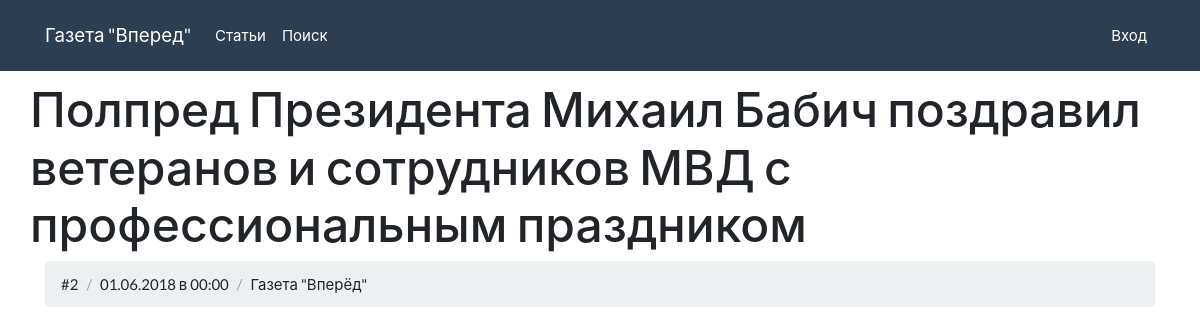
/post.php?id=2, run on the app's committed database.
### tables this page shows
CREATE TABLE "posts" (
	`ID`	INTEGER PRIMARY KEY AUTOINCREMENT,
	`Name`	TEXT NOT NULL,
	`Author`	INTEGER,
	`Date`	INTEGER DEFAULT 0,
	`Content`	TEXT,
	FOREIGN KEY(`Author`) REFERENCES `authors`(`ID`)
);

CREATE TABLE "authors" (
	`ID`	INTEGER PRIMARY KEY AUTOINCREMENT,
	`Name`	TEXT NOT NULL,
	`login`	TEXT NOT NULL,
	`password`	TEXT NOT NULL
);

### includes/sqlite.php (called while the page is built, shortened)
<?php
class DB
{
    private $db;
    public function __construct($dbfile = ':memory:')
    {
        $this->db = new SQLite3($dbfile);
        $this->db->createFunction('lower', 'lower');
    }
    public function query(string $query)
    {
        $result = $this->db->query($query);
        $array = array();
        while ($row = $result->fetchArray()) {
            $array[] = $row;
        }
        return $array;
    }
    public function select($table, $fields = '*', string $where = '1', $order = array(), int $limit = -1, int $offset = 0)
    {
        $_order = '';
        $countOrder = count($order);
        if ($countOrder > 0) {
            if ($countOrder == 1) {
                $_order .= '`' . $order[0] . '`';
            } else {
                $_order .= '`' . $order[0] . '` ' . $order[1];
            }
            $order = 'ORDER BY ' . $_order;
        } else {
            $order = '';
        }
        if ($limit >= 0) {
            $limit = 'LIMIT ' . $offset . ', ' . $limit;
        } else {
            $limit = '';
        }
        if (!is_array($table)) $table = array($table);
        $tables = '';
        $countTables = count($table);
        for($i = 0; $i < $countTables; $i++) {
            $tables .= '`' . $table[$i] . '`';;
        }
        $query = "SELECT $fields FROM $tables WHERE $where $order $limit;";
        $result = $this->query($query);
        return $result;
    }
    public function selectOne($table, $fields = '*', string $where = '1', $order = array(), int $offset = 0)
    {
        $result = $this->select($table, $fields, $where, $order, 1, $offset);
        return $result[0];
    }
}

### post.php (the view, shortened to what this page needs)
<?php
include "includes/header.php";
$id = (int)$_GET['id'];
$db = new DB('archive.db');
$post = $db->selectOne('posts', '*', '`id` = ' . $id);
$author = $db->selectOne('authors', 'Name', '`id` = ' . $post['Author']);
?>
    <main class="container">
        <div class="row">
            <h1><?= $post['Name']; ?></h1>
            <div class="col-12">
                <ol class="post-info breadcrumb">
                    <li class="breadcrumb-item">
                        #<?= $post['ID']; ?>
                    </li>
                    <li class="breadcrumb-item">
                        <?= date('d.m.Y в H:i ', $post['Date']); ?>
                    </li>
                    <li class="breadcrumb-item">
                        <?= $author['Name']; ?>
                    </li>
                </ol>
            </div>
        </div>
    </main>
<?php
include "includes/footer.php";

### style.css (style rules this page uses)
body { padding-top: 80px; }

### data on the page
posts: Name "Полпред Президента Михаил Бабич поздравил ветеранов и сотрудников МВД с профессиональным праздником", ID "2", Date "01.06.2018 в 00:00"
authors: Name "Газета \"Вперёд\""
